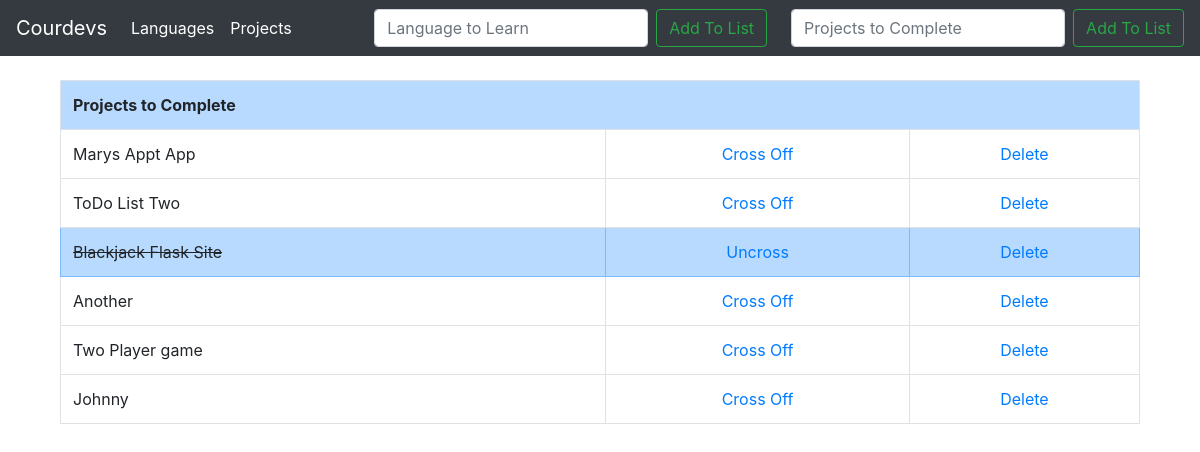
The app's page /projects/, older data.
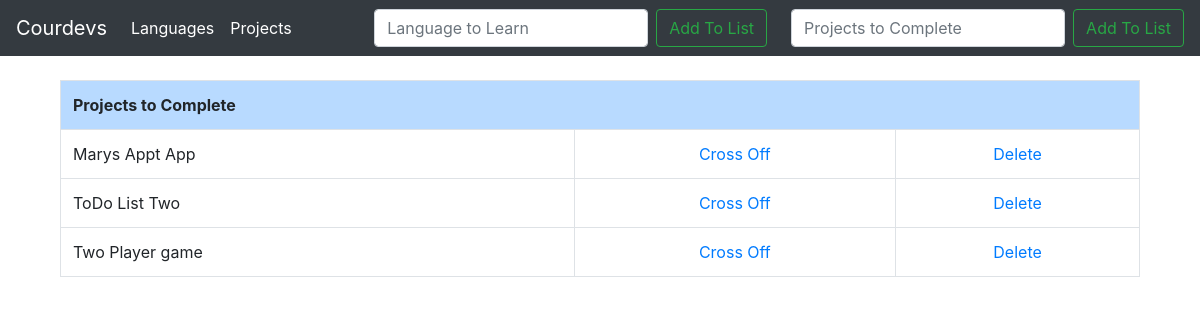
The same page, newer data.
### todoTwo/models.py (models this page shows, shortened)
class Project(models.Model):
	itemproj = models.CharField(max_length=200)
	completedproj = models.BooleanField(default=False)

### todoTwo/views.py (the view)
# urls.py: path('projects/', views.projects, name='projects'),
def projects(request):
	if request.method == 'POST':
		pform = ProjectForm(request.POST or None) #create variable called form call it ListForm and populate it with the request POST or if nothing requested, do nothing
		if pform.is_valid(): #if information on form is valid
			pform.save()     #save the info
			all_proj = Project.objects.all
			messages.success(request, ('Item Has Been Added To List'))
			return render(request, 'projects.html', {'all_proj': all_proj})
	else:
		all_proj = Project.objects.all
		return render(request, 'projects.html', {'all_proj': all_proj})

### todoTwo/templates/projects.html (shortened to what this page needs)
{% extends 'base.html' %}
{% block content %}
<div class="container">
		{% if all_proj %}
			<div class="container">
      			<table class="table table-bordered">
        			<th class="table table-primary" colspan="4">Projects to Complete</th>
						{% for stuff in all_proj %}
							{% if stuff.completedproj %}
								<tr class="table-primary">
									<td class="striker">{{ stuff.itemproj }}</td>
									<td><center><a href="{% url 'uncross_project' stuff.id %}">Uncross</center></td>
									<td><center><a href="{% url 'deleteproj' stuff.id %}">Delete</a></center></td>
								</tr>
								{% else %}
								<tr>
									<td>{{ stuff.itemproj }}</td>
									<td><center><a href="{% url 'cross_off_project' stuff.id %}">Cross Off</a></center></td>
									<td><center><a href="{% url 'deleteproj' stuff.id %}">Delete</a></center></td>
								</tr>
							{% endif %}
				      	{% endfor %}
				</table>
      	{% endif %}
</div>
{% endblock %}

Row changes from the older to the newer data that the page shows:
removed Project: itemproj "Blackjack Flask Site"
removed Project: itemproj "Another"
removed Project: itemproj "Johnny"
